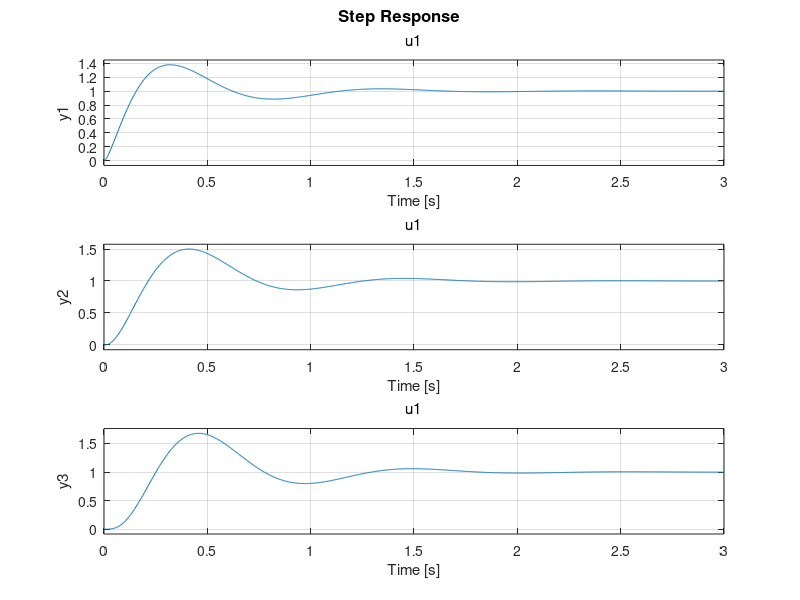

This figure's MATLAB source:
m1 = 35
m2 = 200
m3 = 100
k1 = 8000
k2 = 15000
k3 = 25000
c1 = 1000
c2 = 3700
c3 = 500

A  = [0 0 0 1 0 0 
      0 0 0 0 1 0
      0 0 0 0 0 1
      -(k3+k2)/m1 k2/m1 0 -c2/m1 c2/m1 0
      k2/m2 -(k2+k1)/m2 k1/m2 c2/m2 -(c1+c2+c3)/m2 (c1+c3)/m2
      0 k1/m3 -k1/m3 0 (c1+c3)/m3 -(c1+c3)/m3]

B  = [0
      0
      0
      k3/m1
      0
      0]

C  = [1 0 0 0 0 0
      0 1 0 0 0 0
      0 0 1 0 0 0]

D  = [0
      0
      0]
%{
C  = [0 0 1 0 0 0]

D  = [0]
%}
sys = ss(A,B,C,D)
step(sys)
%bode(sys)

 